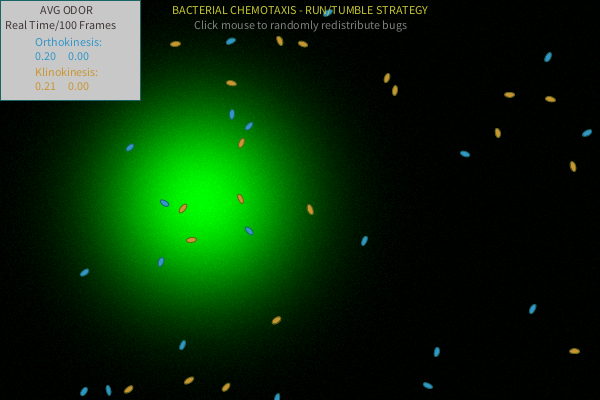
Frame 1 (no input)
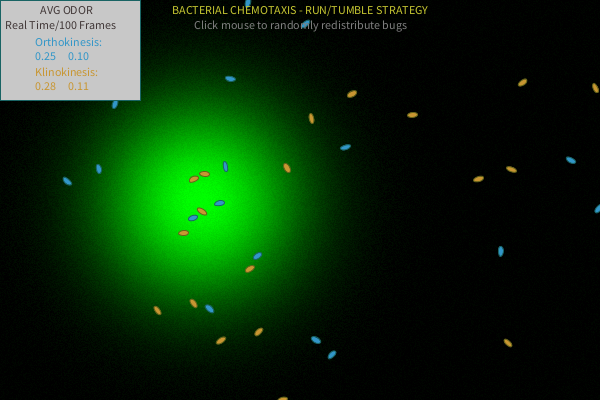
Frame 60 (the mouse pressed at the canvas centre just before this capture)
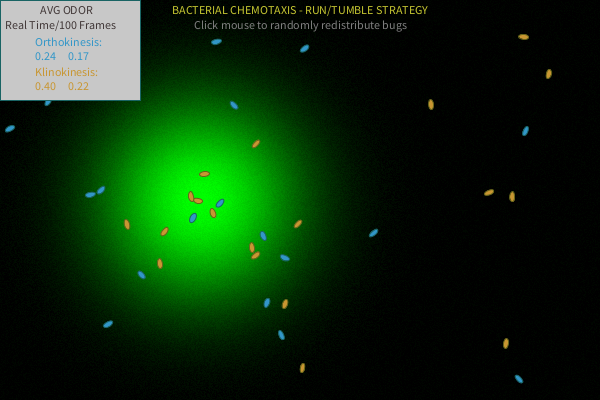
Frame 120 (the mouse held since frame 60 and released just before this capture)

The Processing sketch that drew these frames (run headless with seeded random() and noise(); from frame 60 on, the mouse is pressed at the canvas centre):

// Processing sketch: Feb05_hw_bacteria_template
// ── Feb05_hw_bacteria_template.pde
/* 
 Feb 5 Homework
 
 Main Goal:
 
 1) Create a population of 20 bacteria-like bots that use
 adaptive klinokinesis to implement a RUN-TUMBLE strategy
 to move toward the peak of a Gaussian odor gradient.
 
 (done)
 
 2) Add mouse functionality so that clicking the mouse 
 randomly redistributes the bots across the environment. 
 
 (done)
 
 Advanced goals:
 
 3) Add a display in the upper left corner that shows the average
 odor concentration of the bots in real time.
 
 (done) It can be moved to the right corner so that it doesn't cover part 
 of the visible odor gradient.
 
 
 4) Modify the Odor.getVal(x,y) method so that it adds
 a small amount of uniform random noise to the return value.
 Change the last line to "return exp(-num/denom) + random(-0.03, 0.03)"
 Now rerun the simulation and observe the behavior in the presense of
 noise.  Recode and reoptimize the run-tumble strategy to improve 
 performance in this new environment.
 
 (done) bugs in the new environment tend to converge up the odor gradient
 slower because of the noise.(Essencially, they can get trapped where the 
 gradient is not more significant than the noise.) By putting more weight 
 on the previous average they tend to diverge (tumble and move in the wrong 
 direction) less, and accelerating directional movement also give them more 
 opportunity to run into part of the gradient where the noise is not as 
 significant, thus making them converge faster, while losting some accuracy, 
 hence resulting in slightly less average after they all converge.
 
 5) Create two populations of bots, one using orthokinesis and one using 
 run-tumble behavior to reach the peak; compare performance. 
 
 (done) the ones using orthokinesis perform relatively poorly as their 
 turning rates are not affected by the stimulus, resulting in more wandering 
 and slower convergence.
 
 6) Modify the code so that you can use a keyboard command to switch between
 a Gaussian odor distribution and a 2D Perlin-noise distribution (like the
 Temperature map in the last homework).  How do orthokinesis and run-tumble
 strategies perform in the two different environments?
 
 Orthokinesis perform better in the 2D Perlin-noise distribution as the 
 gradient is much more diverse, hence providing more possibility for random 
 movements to lead the bugs to the desired odor level. Run-tumble (adaptive 
 klinokinesis) tend to lead the bugs to wander around the high odor area, or 
 even getting trapped in areas surrounded by low odor areas, preventing them
 from reaching the higher odor concentraction areas, resulting in a lower 
 average, whereas orthokinesis lets, and only lets the bugs stop at the spots 
 with the desired odor, resulting in a relatively higher average (odor).
 
*/

Odor odor;
PImage odor_image;
PImage odor_image_noise;
ArrayList<Bot> bots;
int numBots = 20;
int dt;
boolean map;
float up_thresh;
float avgOrtho, avgKlino;
float stAvgOrt, stAvgKli;

void setup() {
  size(600, 400);
  map = true;
  odor = new Odor(width/3, height/2, 70, 0.02, 0.01);  // x, y, peak, sigma
  odor_image = odor.getImage();
  odor_image_noise = odor.getNoiseImage(); 
  bots = new ArrayList<Bot>();
  for (int i=0; i < 20; i++) {
    bots.add(new Bot(0));
    bots.add(new Bot(1));
  }
  dt = millis();
  map = true;
  up_thresh = 0;
  avgOrtho = avgKlino = 0;
} 

void draw() {
  if (map){
    image(odor_image, 0, 0);
    up_thresh = odor.omax;
  }
  else{
    image(odor_image_noise, 0, 0);
    up_thresh = odor.omax_noise;
  }
  //image(odor_image, 0, 0);
  dt = millis();
  
  // update bots
  avgOrtho = avgKlino = 0;
  for (Bot b : bots) {
    b.display();
    b.update();
    wrap_edges(b);
    if (b.type == 1)
      avgOrtho += odor.getVal(b.x,b.y);
    else // b.type = 0
      avgKlino += odor.getVal(b.x,b.y);
  }

  // display text
  fill(200, 200, 50);
  textAlign(CENTER, TOP);
  text("BACTERIAL CHEMOTAXIS - RUN/TUMBLE STRATEGY", width/2, 5);
  fill(128);
  text("Click mouse to randomly redistribute bugs", width/2, 20);
  
  // display average odor
  avgOrtho /= 20;
  avgKlino /= 20;
  stAvgOrt = stAvgOrt*0.99 + 0.01*avgOrtho;
  stAvgKli = stAvgKli*0.99 + 0.01*avgKlino;
  info();
}

void wrap_edges(Bot b) {
  if (b.x < -b.major) b.x = width + b.major;
  if (b.x > width + b.major) b.x = -b.major;
  if (b.y < -b.major) b.y = height + b.major;
  if (b.y > height + b.major) b.y = -b.major;
}

void mouseClicked() {
  // randomly redistribute bugs
  //if (mouseButton == LEFT)
  //else if (mouseButton == RIGHT)
  for (Bot b : bots) {
    b.x = random(width);
    b.y = random(height);;
  }
}

void keyPressed() {
  if (key == ' ') {
    map = !map;
  }
}
 
void info(){
  int left_corner = 140;
  //int right_corner = width;
  textAlign(LEFT);
  fill(200,200,200);
  rect(140-140, 0, 140, 100);
  fill(65,55,55);
  String s = "AVG ODOR\n";
  text(s, left_corner-100, 5, 80, 30);
  String s1 = "Real Time/100 Frames\n";
  text(s1, left_corner-135, 20, 150, 30);
  
  fill(50,150,200);
  String r1 = "Orthokinesis: \n";
  String r2 = nf(avgOrtho,1,2);
  String r3 = nf(stAvgOrt,1,2);
  text(r1+r2+"     "+r3, left_corner-105, 37, 120, 30);
  
  fill(200,150,50);
  String b1 = "Klinokinesis: \n";
  String b2 = nf(avgKlino,1,2);
  String b3 = nf(stAvgKli,1,2);
  text(b1+b2+"     "+b3, left_corner-105, 67, 120, 30);
}

// ── Bot.pde
class Bot {
  
  float x, y, speed, heading;
  float major, minor;
  // add other variables ?
  color cfill, cstroke;
  float avg_odor;
  int type;
  
  // need to expand constructor and update methods
  
  Bot(int itype){ // 1 ->orthokinesis, 0 ->klinokinesis
    x = random(width);
    y = random(height);
    speed = 2;
    heading = random(TWO_PI);
    major = 10;
    minor = 5;
    cfill = itype == 1 ? color(50,150,200):color(200,150,50);
    cstroke = itype == 1 ? color(25,100,100):color(100,100,25);
    avg_odor = odor.getVal(x,y);
    type = itype;
  }
  
  void update(){
    if (type == 1){
      float thresh = up_thresh - 0.1;
      speed = odor.getVal(x,y) > thresh ? 0.0 : log(8-odor.getVal(x,y));
      heading += 0.1*randomGaussian();
      x += speed * cos(heading);
      y += speed * sin(heading);
    }
    else { // type == 0
      // the following code changes the rate as if one time itervel takes place every frame
      avg_odor = 0.9*avg_odor + 0.1*odor.getVal(x,y);
      boolean gradient = odor.getVal(x,y)>avg_odor;
      //if ((dt+random(0,300))%1000 < 600){ 
      if (!gradient) { // clockwise, more tumbling, less directional swimming
        if (random(0.0,1.0)<0.5) heading += 0.1*random(0,7);
        else {
          x += speed * cos(heading);
          y += speed * sin(heading);
        }
      }
      else { // counter clockwise, less tumbling, more directional swimming
        if (random(0.0,1.0)>0.9) heading -= 0.1*random(0,3);
        else {
          x += speed * cos(heading);
          y += speed * sin(heading);
        }
      }
      /* The following code changes the rate as if more than one time intervel takes place
         in one frame
      if (!gradient) heading += 0.1*random(0,7); // clockwise, more tumbling
      else heading -= 0.1*random(0,3); // counter clockwise, less tumbling
      avg_odor = 0.9*avg_odor + 0.1*odor.getVal(x,y);
      // more directional swimming facing concentraction gradient
      speed = odor.getVal(x,y)>avg_odor?5.0:1.0;
      x += speed * cos(heading);
      y += speed * sin(heading);
      //heading += 0.1; // clockwise spin in place
      */
    }
  }

  void display(){
    pushMatrix();
    translate(x, y);
    rotate(heading);
    stroke(cstroke);
    fill(cfill);
    ellipse(0,0, major, minor);
    popMatrix();
  }
}

// ── Odor.pde
class Odor {
  // 2D Gaussian odor profile, centered at (xc,yc) 
  // peak amplitude = 1.0;
  float xc, yc, sigma;
  float omin, omax;
  float omin_noise, omax_noise;
  float xscale, yscale;

  Odor(float _xc, float _yc, float _sigma, float _xscale, float _yscale) {
    xc = _xc;
    yc = _yc;
    sigma = _sigma;
    omin = omin_noise = 1.0;
    omax = omax_noise = 0.0;
    xscale = _xscale;
    yscale = _yscale;
  }

  float getVal(float x, float y) {
    if (!map) {return noise(xc + xscale * x, yc + yscale * y);}
    float num = sq(x-xc) + sq(y-yc);
    float denom = 2*sq(sigma);
    //return exp(-num/denom);
    return exp(-num/denom) + random(-0.03, 0.03);
  }

  PImage getImage() {
    pushStyle();
    map = true;
    PImage img = createImage(width, height, RGB);
    for (int ix = 0; ix<width; ix++) {
      for (int iy = 0; iy<height; iy++) {
        float value = getVal(ix, iy);
        if (value < omin) omin = value;
        if (value > omax) omax = value;
        img.set(ix, iy, color(0, 255*value, 0));
      }
    }
    map = false;
    popStyle();
    return img;
  }

  PImage getNoiseImage() {
    pushStyle();
    map = false;
    colorMode(HSB, 360, 1, 1);
    PImage img = createImage(width, height, RGB);
    for (int i = 0; i < width; i++) {
      for (int j = 0; j < height; j++) {
        float data = getVal(i, j);
        if (data < omin_noise) omin_noise = data;
        if (data > omax_noise) omax_noise = data;
        float hue = constrain(330 - 300*data, 0, 360);
        float bright = constrain(0.2 + data, 0, 1);
        color c = color(hue, 1.0, bright);
        img.set(i, j, c);
      }
    }
    map = true;
    popStyle();
    return img;
  }
}
